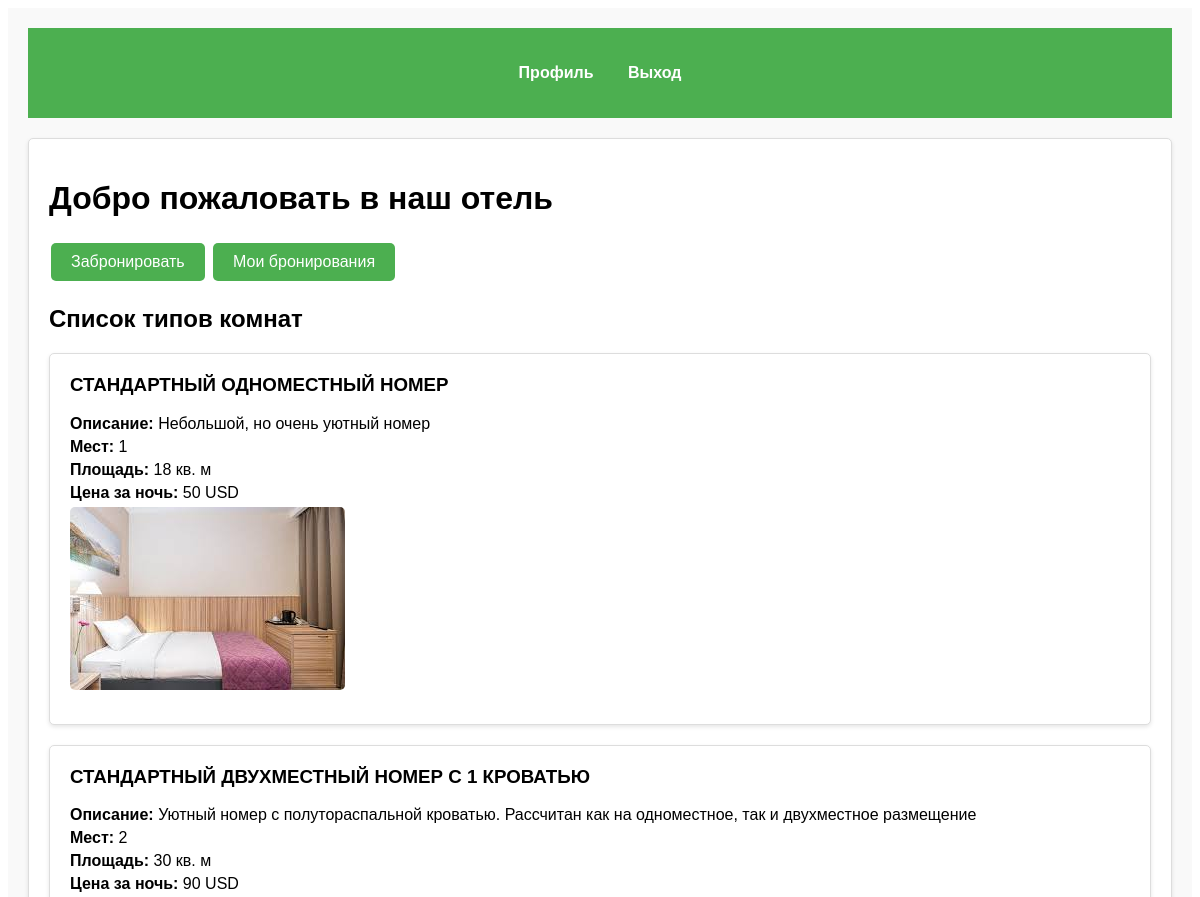
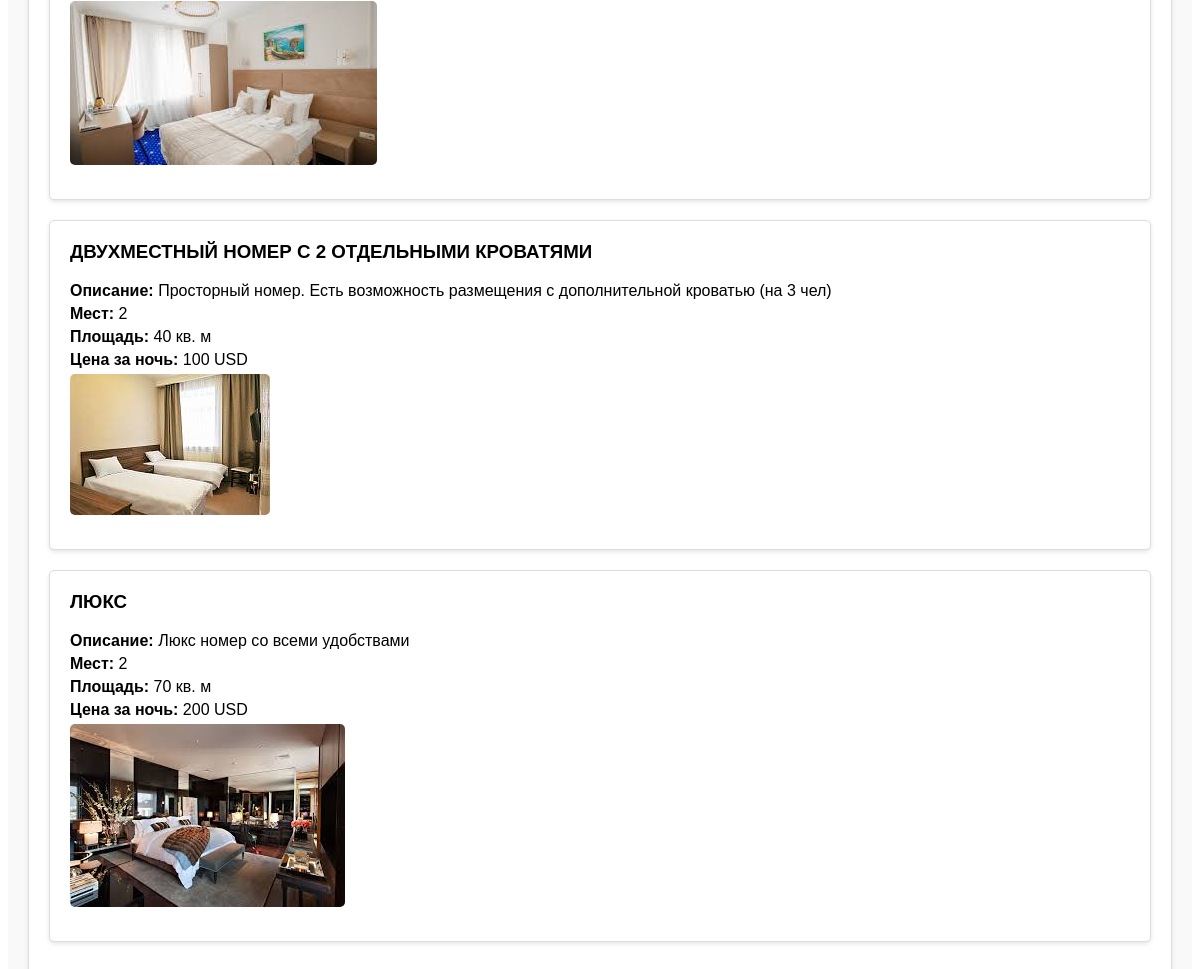
/home/, run on the app's committed database (2 pictures, top to bottom).
### hotel_app/models.py (models this page shows, shortened)
class RoomType(models.Model):
    name = models.CharField(max_length=100)
    room_description = models.TextField(blank=True, null=True)
    place = models.IntegerField()
    area = models.IntegerField()
    price = models.IntegerField()
    image = models.ImageField(upload_to='room_images/')

### hotel_app/views.py (the view)
# urls.py: 2. Add a URL to urlpatterns:  path('', views.home, name='home')
def home(request):
    room_types = RoomType.objects.all()
    ctx = {
        'room_types':room_types
    }
    return render(request,'hotel_app/home.html', context=ctx)

### hotel_app/templates/hotel_app/home.html (shortened to what this page needs)
{% extends 'hotel_app/layouts/base.html' %}
{% block content %}
<div>
    <h1>Добро пожаловать в наш отель</h1>
    <div>
        <a href="{% url 'reserve' %}" class="btn">Забронировать</a>
        <a href="{% url 'my_reserves' %}" class="btn">Мои бронирования</a>
    </div>
    <h2>Список типов комнат</h2>
    <div>
        {% for room_type in room_types %}
        <div class="room-type-card">
            <h3>{{ room_type.name }}</h3>
            <p><strong>Описание:</strong> {{ room_type.room_description }}</p>
            <p><strong>Мест:</strong> {{ room_type.place }}</p>
            <p><strong>Площадь:</strong> {{ room_type.area }} кв. м</p>
            <p><strong>Цена за ночь:</strong> {{ room_type.price }} USD</p>
            {% if room_type.image %}
            <img src="{{ room_type.image.url }}" alt="{{ room_type.name }}" >
            {% else %}
            <p>Картинка отсутствует</p>
            {% endif %}
        </div>
        {% endfor %}
    </div>
</div>
{% endblock %}

### hotel_app/templates/hotel_app/layouts/base.html (shortened to what this page needs)
<!DOCTYPE html>
<html lang="en">
<head>
</head>
<body>
<div class="container">
    {% block header %}
    <header>
        <ul>
            <li><a href="{% url 'profile' %}">Профиль</a></li>
            <li><a href="{% url 'logout' %}">Выход</a></li>
        </ul>
    </header>
    {% endblock %}
    <main>
        {% block content %}
        {% endblock %}
    </main>
</div>
</body>
</html>

### data on the page
RoomType: name "СТАНДАРТНЫЙ ОДНОМЕСТНЫЙ НОМЕР", room_description "Небольшой, но очень уютный номер", place "1", area "18", price "50", image (picture)
RoomType: name "СТАНДАРТНЫЙ ДВУХМЕСТНЫЙ НОМЕР С 1 КРОВАТЬЮ", room_description "Уютный номер с полутораспальной кроватью. Рассчитан как на одноместное, так и двухместное размещение", place "2", area "30", price "90", image (picture)
RoomType: name "ДВУХМЕСТНЫЙ НОМЕР С 2 ОТДЕЛЬНЫМИ КРОВАТЯМИ", room_description "Просторный номер. Есть возможность размещения с дополнительной кроватью (на 3 чел)", place "2", area "40", price "100", image (picture)
RoomType: name "ЛЮКС", room_description "Люкс номер со всеми удобствами", place "2", area "70", price "200", image (picture)
